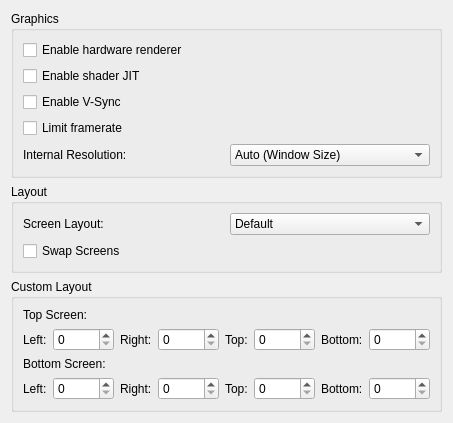
<?xml version="1.0" encoding="UTF-8"?>
<ui version="4.0">
 <class>ConfigureGraphics</class>
 <widget class="QWidget" name="ConfigureGraphics">
  <property name="geometry">
   <rect>
    <x>0</x>
    <y>0</y>
    <width>400</width>
    <height>300</height>
   </rect>
  </property>
  <property name="windowTitle">
   <string>Form</string>
  </property>
  <layout class="QVBoxLayout" name="verticalLayout">
   <item>
    <layout class="QVBoxLayout" name="verticalLayout_3">
     <item>
      <widget class="QGroupBox" name="groupBox">
       <property name="title">
        <string>Graphics</string>
       </property>
       <layout class="QVBoxLayout" name="verticalLayout_2">
        <item>
         <widget class="QCheckBox" name="toggle_hw_renderer">
          <property name="text">
           <string>Enable hardware renderer</string>
          </property>
         </widget>
        </item>
        <item>
         <widget class="QCheckBox" name="toggle_shader_jit">
          <property name="text">
           <string>Enable shader JIT</string>
          </property>
         </widget>
        </item>
        <item>
         <widget class="QCheckBox" name="toggle_vsync">
          <property name="text">
           <string>Enable V-Sync</string>
          </property>
         </widget>
        </item>
        <item>
         <widget class="QCheckBox" name="toggle_framelimit">
          <property name="text">
           <string>Limit framerate</string>
          </property>
         </widget>
        </item>
        <item>
          <layout class="QHBoxLayout" name="horizontalLayout">
            <item>
              <widget class="QLabel" name="label">
                <property name="text">
                  <string>Internal Resolution:</string>
                </property>
              </widget>
            </item>
            <item>
              <widget class="QComboBox" name="resolution_factor_combobox">
                <item>
                  <property name="text">
                    <string notr="true">Auto (Window Size)</string>
                  </property>
                </item>
                <item>
                  <property name="text">
                    <string notr="true">Native (400x240)</string>
                  </property>
                </item>
                <item>
                  <property name="text">
                    <string notr="true">2x Native (800x480)</string>
                  </property>
                </item>
                <item>
                  <property name="text">
                    <string notr="true">3x Native (1200x720)</string>
                  </property>
                </item>
                <item>
                  <property name="text">
                    <string notr="true">4x Native (1600x960)</string>
                  </property>
                </item>
                <item>
                  <property name="text">
                    <string notr="true">5x Native (2000x1200)</string>
                  </property>
                </item>
                <item>
                  <property name="text">
                    <string notr="true">6x Native (2400x1440)</string>
                  </property>
                </item>
                <item>
                  <property name="text">
                    <string notr="true">7x Native (2800x1680)</string>
                  </property>
                </item>
                <item>
                  <property name="text">
                    <string notr="true">8x Native (3200x1920)</string>
                  </property>
                </item>
                <item>
                  <property name="text">
                    <string notr="true">9x Native (3600x2160)</string>
                  </property>
                </item>
                <item>
                  <property name="text">
                    <string notr="true">10x Native (4000x2400)</string>
                  </property>
                </item>
              </widget>
            </item>
          </layout>
        </item>
       </layout>
      </widget>
     </item>
    </layout>
   </item>
   <item>
    <widget class="QGroupBox" name="groupBox2">
     <property name="title">
      <string>Layout</string>
     </property>
     <layout class="QHBoxLayout" name="horizontalLayout_3">
      <item>
       <layout class="QVBoxLayout" name="verticalLayout_4">
        <item>
         <layout class="QHBoxLayout" name="horizontalLayout_4">
          <item>
           <widget class="QLabel" name="label1">
            <property name="text">
             <string>Screen Layout:</string>
            </property>
           </widget>
          </item>
          <item>
           <widget class="QComboBox" name="layout_combobox">
            <item>
             <property name="text">
              <string notr="true">Default</string>
             </property>
            </item>
            <item>
             <property name="text">
              <string notr="true">Single Screen</string>
             </property>
            </item>
            <item>
             <property name="text">
              <string notr="true">Large Screen</string>
             </property>
            </item>
            <item>
             <property name="text">
              <string notr="true">Custom</string>
             </property>
            </item>
           </widget>
          </item>
         </layout>
        </item>
        <item>
         <widget class="QCheckBox" name="swap_screen">
          <property name="text">
           <string>Swap Screens</string>
          </property>
         </widget>
        </item>
       </layout>
      </item>
     </layout>
    </widget>
   </item>
   <item>
    <widget class="QGroupBox" name="custom_groupBox">
     <property name="title">
      <string>Custom Layout</string>
     </property>
      <layout class="QHBoxLayout" name="horizontalLayout_5">
       <item>
        <layout class="QVBoxLayout" name="verticalLayout_5">
         <item>
          <widget class="QLabel" name="label2">
           <property name="text">
            <string>Top Screen:</string>
           </property>
          </widget>
         </item>
         <item>
          <layout class="QHBoxLayout" name="horizontalLayout_6">
           <item>
            <widget class="QLabel" name="label3">
             <property name="text">
              <string>Left:</string>
             </property>
            </widget>
           </item>
           <item>
            <widget class="QSpinBox" name="custom_top_left_spinbox">
             <property name="maximum">
              <number>10000</number>
             </property>
            </widget>
           </item>
           <item>
            <widget class="QLabel" name="label4">
             <property name="text">
              <string>Right:</string>
             </property>
            </widget>
           </item>
           <item>
            <widget class="QSpinBox" name="custom_top_right_spinbox">
             <property name="maximum">
              <number>10000</number>
             </property>
            </widget>
           </item>
           <item>
            <widget class="QLabel" name="label5">
             <property name="text">
              <string>Top:</string>
             </property>
            </widget>
           </item>
           <item>
            <widget class="QSpinBox" name="custom_top_top_spinbox">
             <property name="maximum">
              <number>10000</number>
             </property>
            </widget>
           </item>
           <item>
            <widget class="QLabel" name="label6">
             <property name="text">
              <string>Bottom:</string>
             </property>
            </widget>
           </item>
           <item>
            <widget class="QSpinBox" name="custom_top_bottom_spinbox">
             <property name="maximum">
              <number>10000</number>
             </property>
            </widget>
           </item>
         </layout>
        </item>
        <item>
         <widget class="QLabel" name="label7">
          <property name="text">
           <string>Bottom Screen:</string>
          </property>
         </widget>
        </item>
        <item>
         <layout class="QHBoxLayout" name="horizontalLayout_7">
          <item>
           <widget class="QLabel" name="label8">
            <property name="text">
             <string>Left:</string>
            </property>
           </widget>
          </item>
          <item>
           <widget class="QSpinBox" name="custom_bottom_left_spinbox">
            <property name="maximum">
             <number>10000</number>
            </property>
           </widget>
          </item>
          <item>
           <widget class="QLabel" name="label9">
            <property name="text">
             <string>Right:</string>
            </property>
           </widget>
          </item>
          <item>
           <widget class="QSpinBox" name="custom_bottom_right_spinbox">
            <property name="maximum">
             <number>10000</number>
            </property>
           </widget>
          </item>
          <item>
           <widget class="QLabel" name="label10">
            <property name="text">
             <string>Top:</string>
            </property>
           </widget>
          </item>
          <item>
           <widget class="QSpinBox" name="custom_bottom_top_spinbox">
            <property name="maximum">
             <number>10000</number>
            </property>
           </widget>
          </item>
          <item>
           <widget class="QLabel" name="label11">
            <property name="text">
             <string>Bottom:</string>
            </property>
           </widget>
          </item>
          <item>
           <widget class="QSpinBox" name="custom_bottom_bottom_spinbox">
            <property name="maximum">
             <number>10000</number>
            </property>
           </widget>
          </item>
         </layout>
        </item>
       </layout>
      </item>
     </layout>
     </widget>
   </item>
   <item>
    <spacer name="verticalSpacer">
     <property name="orientation">
      <enum>Qt::Vertical</enum>
     </property>
     <property name="sizeHint" stdset="0">
      <size>
       <width>20</width>
       <height>40</height>
      </size>
     </property>
    </spacer>
   </item>
  </layout>
 </widget>
 <resources/>
 <connections>
  <connection>
   <sender>toggle_hw_renderer</sender>
   <signal>toggled(bool)</signal>
   <receiver>resolution_factor_combobox</receiver>
   <slot>setEnabled(bool)</slot>
  </connection>
 </connections>
</ui>
